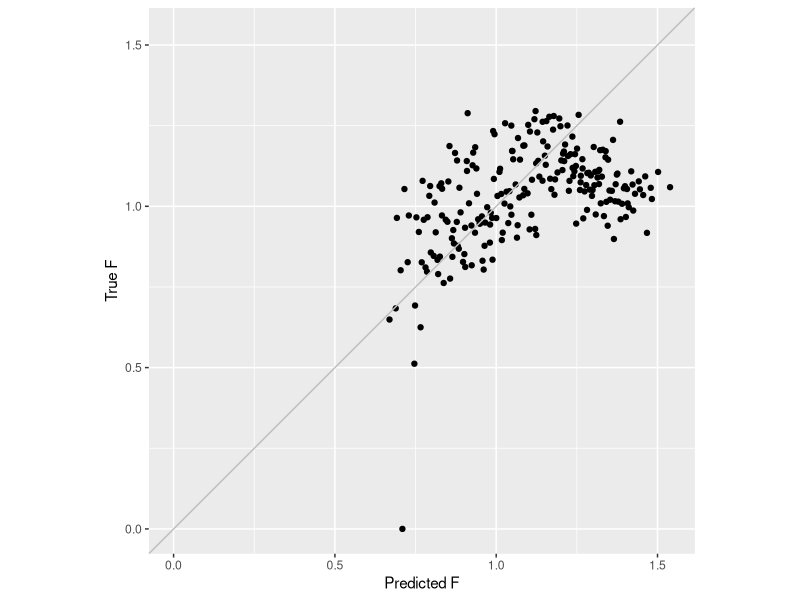

The R script that drew this image:
## ---- chunk 1
df <- read.csv('../data/full-factorial-construction_Diaz-Colunga2024.csv')
colnames(df) <- c(paste0('x', 1:8), 'y')
## ---- chunk 2
F_max <- max(df$y)
best_consortium <- df[which.max(df$y), 1:8]

print(F_max)
print(best_consortium)
## ---- chunk 3
set.seed(0) # for reproducibility

N_obs <- 30 

df <- df[sample(nrow(df)), ]
training_set <- df[1:N_obs, ]
test_set <- df[(N_obs + 1):nrow(df), ]
## ---- chunk 4
# write your code here to generate y_pred
# example: predict using a linear model (LM)
fit <- lm(y ~ ., data = training_set)
y_pred <- predict(fit, newdata = test_set[, 1:8])
## ---- chunk 5
df_comb <- rbind(training_set,
                 cbind(test_set[, 1:8], y = y_pred))
## ---- chunk 6
F_max_pred <- max(df_comb$y)
which_max <- which.max(df_comb$y)
best_consortium_pred <- df_comb[which_max, 1:8]

print(F_max_pred)
print(best_consortium_pred)
## ---- chunk 7
F_true_xopt <- df$y[which_max]
## ---- chunk 8
Q <- F_true_xopt / F_max
print(Q)
## ---- chunk 9
library(ggplot2)
ggplot(data.frame(true = test_set$y, pred = y_pred),
       aes(x = pred, y = true)) +
  geom_point() +
  geom_blank(aes(x = true, y = pred)) + # little trick for equal x and y scales

  geom_abline(slope = 1,
              intercept = 0,
              color = 'gray') +
  xlab('Predicted F') +
  ylab('True F') +
  theme(aspect.ratio = 1)
